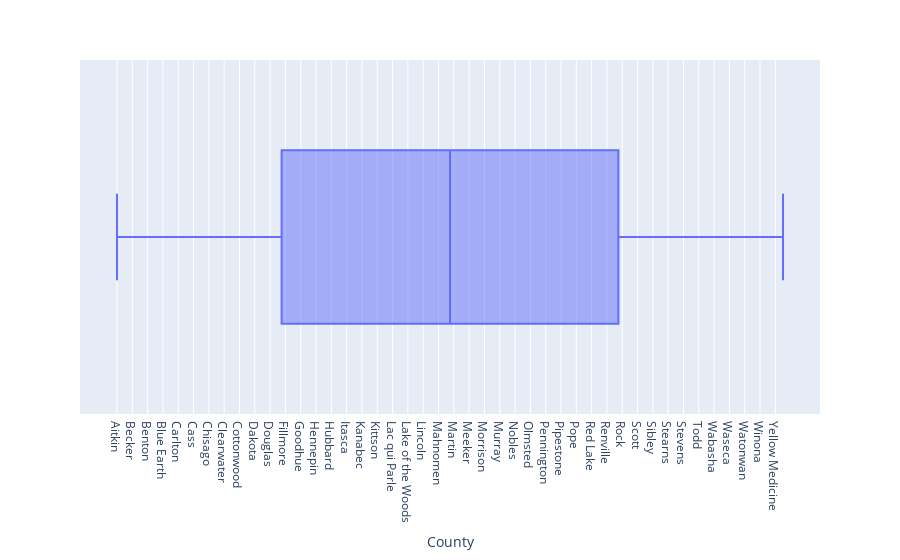

Here is the notebook cell this chart was saved with:
### Code cell
# Distributions and skewness of Sales[Boxplot}
fig = px.box(compiledcountydata, x="County")
              # range_X=[0,1000000])
# Plot Chart
fig.show()

### Figure 1 — Plotly figure (JSON) as saved in the notebook; plotly's stock layout.template omitted (floating-point values rounded to 4 significant figures)
{"data": [{"alignmentgroup": "True", "hovertemplate": "County=%{x}<extra></extra>", "legendgroup": "", "marker": {"color": "#636efa"}, "name": "", "notched": false, "offsetgroup": "", "orientation": "h", "showlegend": false, "type": "box", "x": ["Aitkin", "Anoka", "Becker", "Beltrami", "Benton", "Big Stone", "Blue Earth", "Brown", "Carlton", "Carver", "Cass", "Chippewa", "Chisago", "Clay", "Clearwater", "Cook", "Cottonwood", "Crow Wing", "Dakota", "Dodge", "Douglas", "Faribault", "Fillmore", "Freeborn", "Goodhue", "Grant", "Hennepin", "Houston", "Hubbard", "Isanti", "Itasca", "Jackson", "Kanabec", "Kandiyohi", "Kittson", "Koochiching", "Lac qui Parle", "Lake", "Lake of the Woods", "Le Sueur", "Lincoln", "Lyon", "Mahnomen", "Marshall", "Martin", "McLeod", "Meeker", "Mille Lacs", "Morrison", "Mower", "Murray", "Nicollet", "Nobles", "Norman", "Olmsted", "Otter Tail", "Pennington", "Pine", "Pipestone", "Polk", "Pope", "Ramsey", "Red Lake", "Redwood", "Renville", "Rice", "Rock", "Roseau", "Scott", "Sherburne", "Sibley", "St. Louis", "Stearns", "Steele", "Stevens", "Swift", "Todd", "Traverse", "Wabasha", "Wadena", "Waseca", "Washington", "Watonwan", "Wilkin", "Winona", "Wright", "Yellow Medicine", "Unknown/Missing"], "x0": " ", "xaxis": "x", "y0": " ", "yaxis": "y"}], "layout": {"boxmode": "group", "legend": {"tracegroupgap": 0}, "margin": {"t": 60}, "xaxis": {"anchor": "y", "domain": [0, 1], "title": {"text": "County"}}, "yaxis": {"anchor": "x", "domain": [0, 1]}}}
